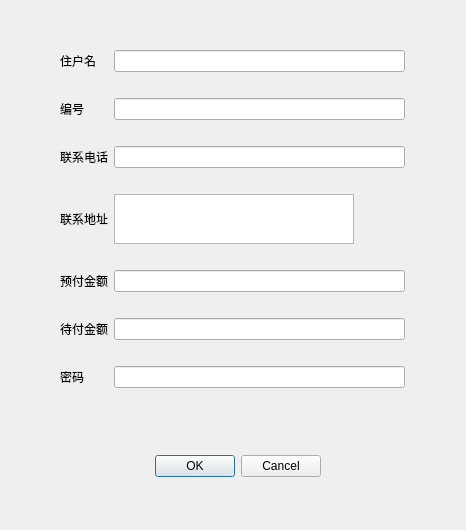
<?xml version="1.0" encoding="UTF-8"?>
<ui version="4.0">
 <class>admin_Add_Dlg</class>
 <widget class="QDialog" name="admin_Add_Dlg">
  <property name="geometry">
   <rect>
    <x>0</x>
    <y>0</y>
    <width>466</width>
    <height>530</height>
   </rect>
  </property>
  <property name="windowTitle">
   <string>Dialog</string>
  </property>
  <widget class="QDialogButtonBox" name="buttonBox">
   <property name="geometry">
    <rect>
     <x>130</x>
     <y>450</y>
     <width>191</width>
     <height>32</height>
    </rect>
   </property>
   <property name="orientation">
    <enum>Qt::Horizontal</enum>
   </property>
   <property name="standardButtons">
    <set>QDialogButtonBox::Cancel|QDialogButtonBox::Ok</set>
   </property>
  </widget>
  <widget class="QWidget" name="widget" native="true">
   <property name="geometry">
    <rect>
     <x>60</x>
     <y>30</y>
     <width>345</width>
     <height>382</height>
    </rect>
   </property>
   <layout class="QGridLayout" name="gridLayout">
    <item row="0" column="0">
     <widget class="QLabel" name="label">
      <property name="text">
       <string>住户名</string>
      </property>
     </widget>
    </item>
    <item row="0" column="1">
     <widget class="QLineEdit" name="nameEdit"/>
    </item>
    <item row="1" column="0">
     <widget class="QLabel" name="label_2">
      <property name="text">
       <string>编号</string>
      </property>
     </widget>
    </item>
    <item row="1" column="1">
     <widget class="QLineEdit" name="IDEdit"/>
    </item>
    <item row="2" column="0">
     <widget class="QLabel" name="label_3">
      <property name="text">
       <string>联系电话</string>
      </property>
     </widget>
    </item>
    <item row="2" column="1">
     <widget class="QLineEdit" name="phoneEdit"/>
    </item>
    <item row="3" column="0">
     <widget class="QLabel" name="label_4">
      <property name="text">
       <string>联系地址</string>
      </property>
     </widget>
    </item>
    <item row="3" column="1">
     <widget class="QTextEdit" name="addressEdit">
      <property name="enabled">
       <bool>true</bool>
      </property>
      <property name="sizePolicy">
       <sizepolicy hsizetype="Preferred" vsizetype="Fixed">
        <horstretch>0</horstretch>
        <verstretch>0</verstretch>
       </sizepolicy>
      </property>
      <property name="minimumSize">
       <size>
        <width>240</width>
        <height>50</height>
       </size>
      </property>
      <property name="maximumSize">
       <size>
        <width>240</width>
        <height>50</height>
       </size>
      </property>
     </widget>
    </item>
    <item row="4" column="0">
     <widget class="QLabel" name="label_5">
      <property name="text">
       <string>预付金额</string>
      </property>
     </widget>
    </item>
    <item row="4" column="1">
     <widget class="QLineEdit" name="prepayEdit"/>
    </item>
    <item row="5" column="0">
     <widget class="QLabel" name="label_6">
      <property name="text">
       <string>待付金额</string>
      </property>
     </widget>
    </item>
    <item row="5" column="1">
     <widget class="QLineEdit" name="remainderEdit"/>
    </item>
    <item row="6" column="0">
     <widget class="QLabel" name="label_7">
      <property name="text">
       <string>密码</string>
      </property>
     </widget>
    </item>
    <item row="6" column="1">
     <widget class="QLineEdit" name="passwordEdit"/>
    </item>
   </layout>
  </widget>
 </widget>
 <resources/>
 <connections>
  <connection>
   <sender>buttonBox</sender>
   <signal>accepted()</signal>
   <receiver>admin_Add_Dlg</receiver>
   <slot>accept()</slot>
   <hints>
    <hint type="sourcelabel">
     <x>248</x>
     <y>254</y>
    </hint>
    <hint type="destinationlabel">
     <x>157</x>
     <y>274</y>
    </hint>
   </hints>
  </connection>
  <connection>
   <sender>buttonBox</sender>
   <signal>rejected()</signal>
   <receiver>admin_Add_Dlg</receiver>
   <slot>reject()</slot>
   <hints>
    <hint type="sourcelabel">
     <x>316</x>
     <y>260</y>
    </hint>
    <hint type="destinationlabel">
     <x>286</x>
     <y>274</y>
    </hint>
   </hints>
  </connection>
 </connections>
</ui>
